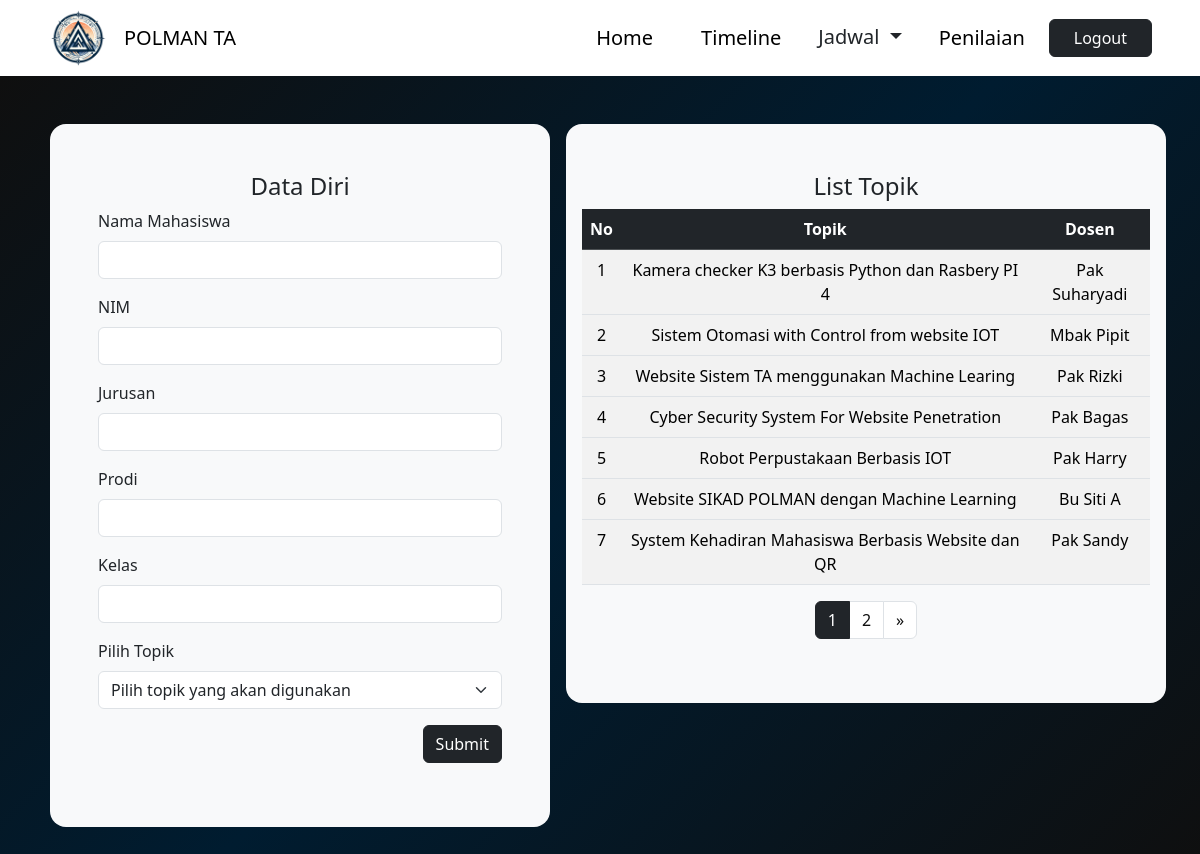
The page /index.php/user/pilih_topik on the database its author committed.
### tables this page shows
CREATE TABLE `tb_topik` (
  `id_topik` varchar(40) NOT NULL,
  `id_user` varchar(40) NOT NULL,
  `nama_pengusul` varchar(40) NOT NULL,
  `judul_topik` varchar(50) NOT NULL,
  `tgl_pengajuan` date NOT NULL
);

### index.php (called while the page is built, shortened)
<?php
require_once BASEPATH.'core/CodeIgniter.php';

### application/models/M_user.php (called while the page is built, shortened)
<?php
class M_user extends CI_Model {
	public function page_topik($limit, $start) {
        $this->db->limit($limit, $start);
        $query = $this->db->get('tb_topik');
        return $query->result();
    }
}
?>

### application/views/user/pilih_topik.php (the view, shortened to what this page needs)
<div class="container-fluid gradient-custom5 custom-height">
	<div class="row justify-content-center py-5">
		<div class="col-5 bg-light mx-3 py-5 px-5 rounded-4">
			<h4 class="text-center">Data Diri</h4>
			<form action="<?= base_url('user/insert_topik'); ?>" method="post">
				<div class="mb-3">
					<label for="nama" class="form-label">Nama Mahasiswa</label>
					<input type="text" class="form-control" name="nama" id="nama" value="<?= $user['nama'] ?>" readonly>
				</div>
				<div class="mb-3">
					<label for="nim" class="form-label">NIM</label>
					<input type="text" class="form-control" name="nim" id="nim" value="<?= $user['username'] ?>"
						readonly>
				</div>
				<div class="mb-3">
					<label for="jurusan" class="form-label">Jurusan</label>
					<input type="text" class="form-control" name="jurusan" value="<?= $user['jurusan'] ?>" readonly>
				</div>
				<div class="mb-3">
					<label for="prodi" class="form-label">Prodi</label>
					<input type="text" class="form-control" name="prodi" value="<?= $user['prodi'] ?>" readonly>
				</div>
				<div class="mb-3">
					<label for="kelas" class="form-label">Kelas</label>
					<input type="text" class="form-control" name="kelas" value="<?= $user['kelas'] ?>" readonly>
				</div>
				<div class="mb-3">
					<label for="topik" class="form-label">Pilih Topik</label>
					<select name="topik" id="topik" class="form-select" required>
						<option value="">Pilih topik yang akan digunakan</option>
					</select>
				</div>
				<div class="mb-3 d-flex justify-content-end">
					<button type="button" class="btn btn-dark" data-bs-toggle="modal" data-bs-target="#confirModal">
						Submit
					</button>
				</div>
			</form>
		</div>
		<div class="col-6 bg-light px-3 py-5 h-75 rounded-4">
			<h4 class="text-center">List Topik</h4>
			<div class="col bg-light text-black mb-3">
				<table class="table table-striped table-hover">
					<thead class="table-dark">
						<tr>
							<th class="text-center">
								No
							</th>
							<th class="text-center">
								Topik
							</th>
							<th class="text-center">
								Dosen
							</th>
						</tr>
					</thead>
					<?php $no = $this->uri->segment('0');
					foreach($page as $t) { ?>
						<tbody>
							<tr>
								<td class="text-center">
									<?= ++$no; ?>
								</td>
								<td class="text-center">
									<?= $t->judul_topik ?>
								</td>
								<td class="text-center">
									<?= $t->nama_pengusul ?>
								</td>
							</tr>
						</tbody>
					<?php } ?>
				</table>
				<p>
					<?php echo $link_page; ?>
				</p>
			</div>
		</div>
	</div>
</div>

### assets/css/custom_global.css (style rules this page uses)
.custom-height { min-height: 100vh; }
.gradient-custom5 { background: #fccb90; background: -webkit-linear-gradient(135deg, #0f0f0f, #001c30, #0f0f0f); background: linear-gradient(135deg, #0f0f0f, #001c30, #0f0f0f); }
a { color: #0f0f0f; text-decoration: none; }

### rows shown on the page
tb_topik: judul_topik "Kamera checker K3 berbasis Python dan Rasbery PI 4", nama_pengusul "Pak Suharyadi"
tb_topik: judul_topik "Sistem Otomasi with Control from website IOT", nama_pengusul "Mbak Pipit"
tb_topik: judul_topik "Website Sistem TA menggunakan Machine Learing", nama_pengusul "Pak Rizki"
tb_topik: judul_topik "Cyber Security System For Website Penetration", nama_pengusul "Pak Bagas"
tb_topik: judul_topik "Robot Perpustakaan Berbasis IOT", nama_pengusul "Pak Harry"
tb_topik: judul_topik "Website SIKAD POLMAN dengan Machine Learning", nama_pengusul "Bu Siti A"
tb_topik: judul_topik "System Kehadiran Mahasiswa Berbasis Website dan QR", nama_pengusul "Pak Sandy"

### other values the page prints
$link_page "1 2 »"
